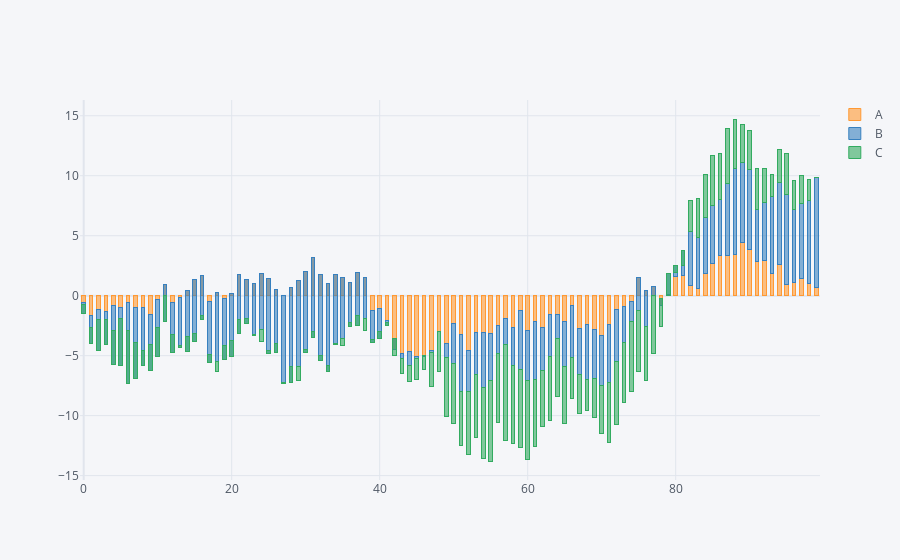

The code cell stored with this chart in its notebook:
### Code cell
# set different theme
cf.set_config_file(theme='pearl')
df.iplot(kind='bar', barmode='stack', bargap=0.5)
